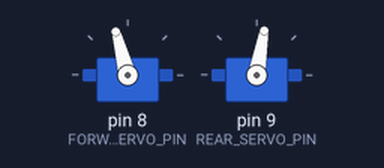
Recording of a sketch running on a simulated Arduino Uno, built with avr-gcc and run on an emulated ATmega328P. Parts: 2 × servo.

Above: at 1.05 s.
Timing chart, 0 to 4.0 s (numbered marks = the images above):
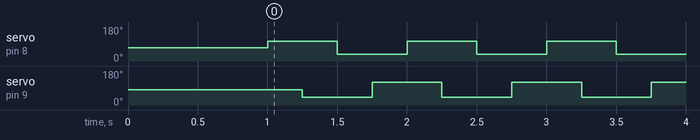

Measured:
- by itself, servo on pin 8 (FORWARD_SERVO_PIN): alternates 105° for 0.50 s and 35° for 0.50 s
- by itself, servo on pin 9 (REAR_SERVO_PIN): alternates 120° for 0.50 s and 40° for 0.50 s

The sketch:

abercrombie.ino
```cpp
/*
    Abercrombie
    Four-legged didactic and minimalistic robot / Robot cuadrúpedo didáctico y minimalista
    www.codemonsters.es
*/

#include <Servo.h>

#define FORWARD_SERVO_PIN 8 // pin used to control forward servo
#define REAR_SERVO_PIN 9  // pin used to control rear servo
#define FORWARD_SERVO_CENTER 70  // center position of the forward servo, from 0 to 180
#define REAR_SERVO_CENTER 80     // center position of the rear servo, from 0 to 180
#define FORWARD_MOVEMENT_FACTOR 0.5  // a value between 0 and 1 (make it low to reduce the travel of the forward legs while moving)
#define REAR_MOVEMENT_FACTOR 0.5    // a value between 0 and 1  (make it low to reduce the travel of the rear legs while moving)
#define DELAY_BETWEEN_SERVO_MOVEMENTS 250 // miliseconds to wait between servo movements

Servo forwardServo, rearServo;
int forwardServoMaxRotation = 0;
int rearServoMaxRotation = 0;

void setup()
{
  // Estimate the maximum degrees of movement we have in each servo taking in count the center position defined above (the biggest the defined center is from 90 degrees, the less free degreess we will have)
  if (FORWARD_SERVO_CENTER > 90) {
    forwardServoMaxRotation = 180 - FORWARD_SERVO_CENTER;
  } else {
    forwardServoMaxRotation = FORWARD_SERVO_CENTER;
  }
  if (REAR_SERVO_CENTER > 90) {
    rearServoMaxRotation = 180 - REAR_SERVO_CENTER;
  } else {
    rearServoMaxRotation = REAR_SERVO_CENTER;
  }

  // initialize the servos
  forwardServo.attach(FORWARD_SERVO_PIN);
  rearServo.attach(REAR_SERVO_PIN);

  // move both servos to the center position
  standingPosition();

  delay(1000);
}


void loop()
{
  // Add the movements you want your robot to follow
  walkForward();
  //turnLeft();
  //turnRight();
  //walkBackwards();
}

// Walk one step forward
void walkForward(){
    forwardServo.write(FORWARD_SERVO_CENTER + forwardServoMaxRotation * FORWARD_MOVEMENT_FACTOR);
    delay(DELAY_BETWEEN_SERVO_MOVEMENTS);
    rearServo.write(REAR_SERVO_CENTER - rearServoMaxRotation * REAR_MOVEMENT_FACTOR);
    delay(DELAY_BETWEEN_SERVO_MOVEMENTS);
    forwardServo.write(FORWARD_SERVO_CENTER - forwardServoMaxRotation * FORWARD_MOVEMENT_FACTOR);
    delay(DELAY_BETWEEN_SERVO_MOVEMENTS);
    rearServo.write(REAR_SERVO_CENTER + rearServoMaxRotation * REAR_MOVEMENT_FACTOR);
    delay(DELAY_BETWEEN_SERVO_MOVEMENTS);
}

// Turn one step left
void turnLeft() {
  forwardServo.write(FORWARD_SERVO_CENTER);
  rearServo.write(REAR_SERVO_CENTER - rearServoMaxRotation * REAR_MOVEMENT_FACTOR);
  delay(DELAY_BETWEEN_SERVO_MOVEMENTS);
  forwardServo.write(FORWARD_SERVO_CENTER - forwardServoMaxRotation * FORWARD_MOVEMENT_FACTOR);
  delay(DELAY_BETWEEN_SERVO_MOVEMENTS);
  rearServo.write(REAR_SERVO_CENTER + rearServoMaxRotation * REAR_MOVEMENT_FACTOR);
  delay(DELAY_BETWEEN_SERVO_MOVEMENTS);
}

// Turn one step right
void turnRight() {
  forwardServo.write(FORWARD_SERVO_CENTER);
  rearServo.write(REAR_SERVO_CENTER + rearServoMaxRotation * REAR_MOVEMENT_FACTOR);
  delay(DELAY_BETWEEN_SERVO_MOVEMENTS);
  forwardServo.write(FORWARD_SERVO_CENTER + forwardServoMaxRotation * FORWARD_MOVEMENT_FACTOR);
  delay(DELAY_BETWEEN_SERVO_MOVEMENTS);
  rearServo.write(REAR_SERVO_CENTER - rearServoMaxRotation * REAR_MOVEMENT_FACTOR);
  delay(DELAY_BETWEEN_SERVO_MOVEMENTS);
}

// Walk one step back
void walkBackwards() {
  forwardServo.write(FORWARD_SERVO_CENTER);
  rearServo.write(REAR_SERVO_CENTER + rearServoMaxRotation * REAR_MOVEMENT_FACTOR);
  delay(DELAY_BETWEEN_SERVO_MOVEMENTS);
  forwardServo.write(FORWARD_SERVO_CENTER - forwardServoMaxRotation * FORWARD_MOVEMENT_FACTOR);
  delay(DELAY_BETWEEN_SERVO_MOVEMENTS);
  rearServo.write(REAR_SERVO_CENTER - rearServoMaxRotation * REAR_MOVEMENT_FACTOR);
  delay(DELAY_BETWEEN_SERVO_MOVEMENTS);

}

void standingPosition() {
  forwardServo.write(FORWARD_SERVO_CENTER);
  rearServo.write(REAR_SERVO_CENTER);
}
```
